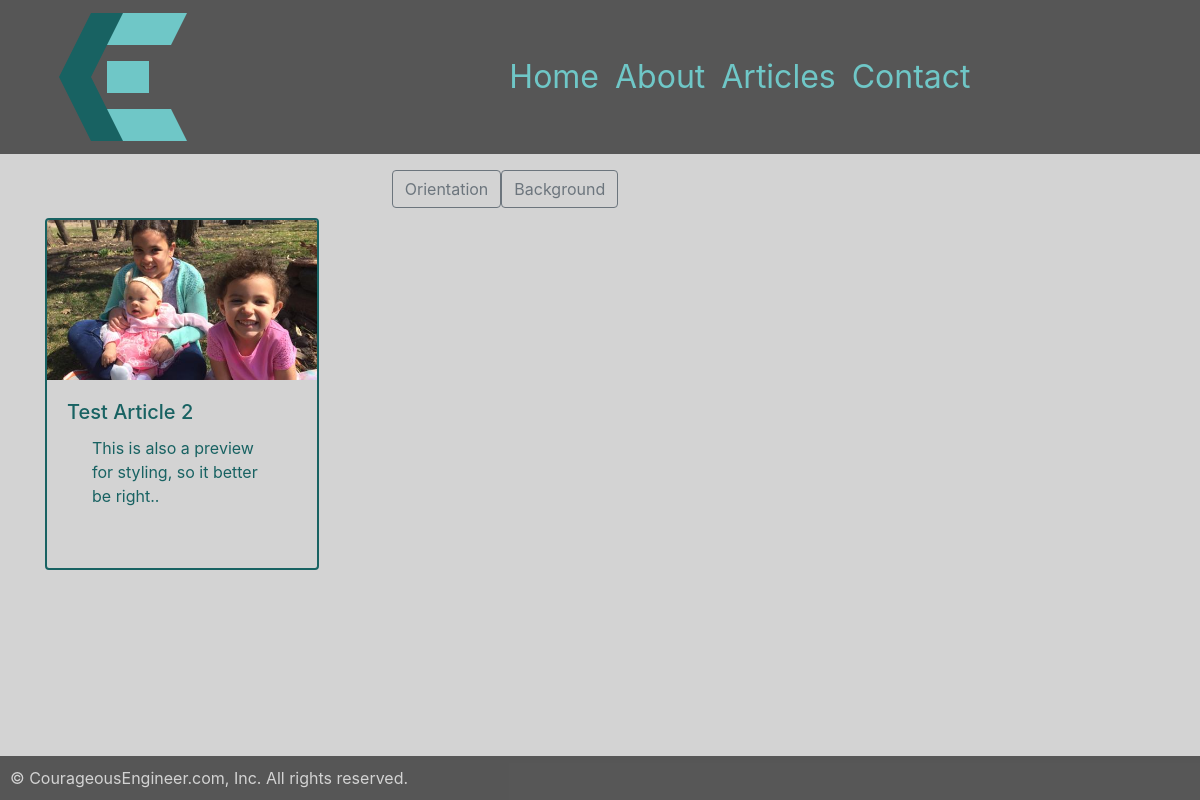
The page /articles on the database its author committed.
### chrissmit/services/db_models.py (models this page shows, shortened)
class EditTags(db.Model):
    id = db.Column(db.Integer, primary_key=True)
    edit_id = db.Column(db.Integer, db.ForeignKey('article_edits.id'))
    tag_id = db.Column(db.Integer, db.ForeignKey('tags.id'))

class Tags(db.Model):
    id = db.Column(db.Integer, primary_key=True)
    desc = db.Column(db.String(20), nullable=False)

class ArticleEdits(db.Model):
    id = db.Column(db.Integer, primary_key=True)
    article_id = db.Column(db.Integer, db.ForeignKey('article.id'), nullable=False,)
    is_edited = db.Column(db.Boolean, default=False,)
    is_ready_for_release = db.Column(db.Boolean, default=False,)
    user_id = db.Column(db.Integer, db.ForeignKey('user.id'), nullable=False)
    edited = db.Column(db.DateTime, nullable=True, default=datetime.utcnow)
    title = db.Column(db.String(100), nullable=False,)
    preview = db.Column(db.String(200), nullable=False)
    image_file = db.Column(db.String(100), default='default.png')
    content = db.Column(db.Text, nullable=False)
    tags = db.relationship('EditTags', backref='edit')

### chrissmit/views/article_views.py (the view)
@blueprint.route('/articles')
def all_articles():
    articles = article.get_all_released()
    tags = article.get_current_used_tags()
    return render_template(
        template_name_or_list='navigation/articles.html',
        website_title='Read some amazing stories.',
        nav_data=navigation.data(),
        articles=articles,
        tags=tags,
        current_tags=[],
    )

### chrissmit/services/article.py (called while the page is built)
def get_all_released(desc=True):
    return get_full_articles(filter_criteria = Article.is_released==True)

def get_full_articles(filter_criteria, desc=True, only_released=False):
    full_article = full_article_data()
    if not only_released:
        filtered_article = full_article.filter(filter_criteria)
    else:
        filtered_article = full_article.filter(filter_criteria).filter(Article.is_released==True)
    if desc:
        return filtered_article.order_by(Article.posted.desc()).all()
    return filtered_article.all()

def get_last(number=4, desc=True):
    full_article = full_article_data()
    if desc:
        return full_article.filter(Article.is_released==True).order_by(Article.posted.desc()).limit(number).all()
    return full_article.filter(Article.is_released==True).limit(number).all()

def get_current_used_tags():
    return db.session.query(
        EditTags.tag_id,
        EditTags.edit_id,
        Tags.desc,
        Article.current_edit_id,
    ).join(
        EditTags,
        Article.current_edit_id==EditTags.edit_id
    ).join(
        Tags, EditTags.tag_id==Tags.id
    ).filter(Article.is_released == True).all()

def full_article_data():
    fields = full_data_fields()
    return fields.join(
        ArticleEdits,
        Article.current_edit_id == ArticleEdits.id,
    ).join(
        User,
        Article.author_id == User.id
    )

def full_data_fields():
    return db.session.query(
        ArticleEdits.id,
        ArticleEdits.article_id,
        Article.posted,
        Article.edited,
        Article.is_released,
        Article.author_id,
        Article.current_edit_id,
        ArticleEdits.title,
        ArticleEdits.preview,
        ArticleEdits.content,
        ArticleEdits.image_file,
        ArticleEdits.user_id,
        ArticleEdits.is_edited,
        ArticleEdits.is_ready_for_release,
        ArticleEdits.edited,
        Article.author_id,
        User.full_name,
    )

### chrissmit/services/navigation.py (called while the page is built)
def data():
    return {
        'articles':article.get_last(4),
        'authors':profile.get_all(),
    }

### chrissmit/services/profile.py (called while the page is built)
def get_all():
    return User.query.all()

### chrissmit/templates/navigation/articles.html
{% extends "shared/_layout.html" %}
{% block main_content %}
    <div class="tag-bucket row d-flex justify-content-center">
        {% for tag in tags %}
            {% if tag.tag_id in current_tags %}
                <a href="{{ url_for('navigation_views.all_articles') }}" class="btn btn-secondary float-center"> {{ tag.desc }}</a>
            {% else %}
                <a href="{{ url_for('navigation_views.article_by_tag',tag=tag.tag_id) }}" class="btn btn-outline-secondary float-center"> {{ tag.desc }}</a>
            {% endif %}
        {% endfor %}
    </div>
<div class="d-inline-flex align-content-between flex-wrap justify-content-around">
    {% if articles %}
        {%  for article in articles %}
            <a href="{{ url_for('navigation_views.read_article', article_id=article.article_id) }}" class="">
                <div class="card article-card float-middle">
                    <img class="card-img-top" src="{{ '/static/img/articles/' + article.image_file }}" alt="{{ article.preview }}">
                    <div class="card-body">
                        <h5 class="card-title">{{ article.title }}</h5>
                        <p class="card-text">{{ article.preview }}</p>
                    </div>
                </div>
            </a>
        {% endfor %}
    {% endif %}
</div>
{%  endblock %}

### chrissmit/static/css/site.css (style rules this page uses)
:root { --backgroundColor: lightgrey; --primaryFontColor: rgba(80,80,80,1); --navBackgroundColor: rgba(80,80,80,0.95); --navDropDownBackgroundColor: rgba(80,80,80,0.8); --navDropDownText: lightgrey; --lightAccent: #6FC7C7; --darkAccent: #186262; --cardHeight: 22rem; --cardWidth: 18rem; --cardPic: 10rem; }
html { background-color: var(--backgroundColor); font-size: 22px; }
@media screen and (min-width: 320px) { html { font-size: calc(16px + 6 * ((100vw - 320px) / 680)); } }
@media screen and (min-width: 1000px) { html { font-size: 16px; } }
body { background-color: var(--backgroundColor); position: relative; min-height: calc(100vh - 160px); }
p { padding-left: 25px; padding-right: 25px; }
a { color: var(--darkAccent); }
.article-card { background-color: var(--backgroundColor); border-color: var(--darkAccent); border-width: 2px; margin-bottom: 15 px; height: var(--cardHeight); width: var(--cardWidth); max-width: 95%; }
.card-img-top { width: auto; height: var(--cardPic); object-fit: cover; }
.tag-bucket { margin-left: 15%; margin-right: 15%; margin-top: 10px; margin-bottom: 10px }

### rows shown on the page
EditTags: desc "Orientation"
EditTags: desc "Background"
ArticleEdits: image_file (picture), title "Test Article 2", preview "This is also a preview for styling, so it better be right.."
